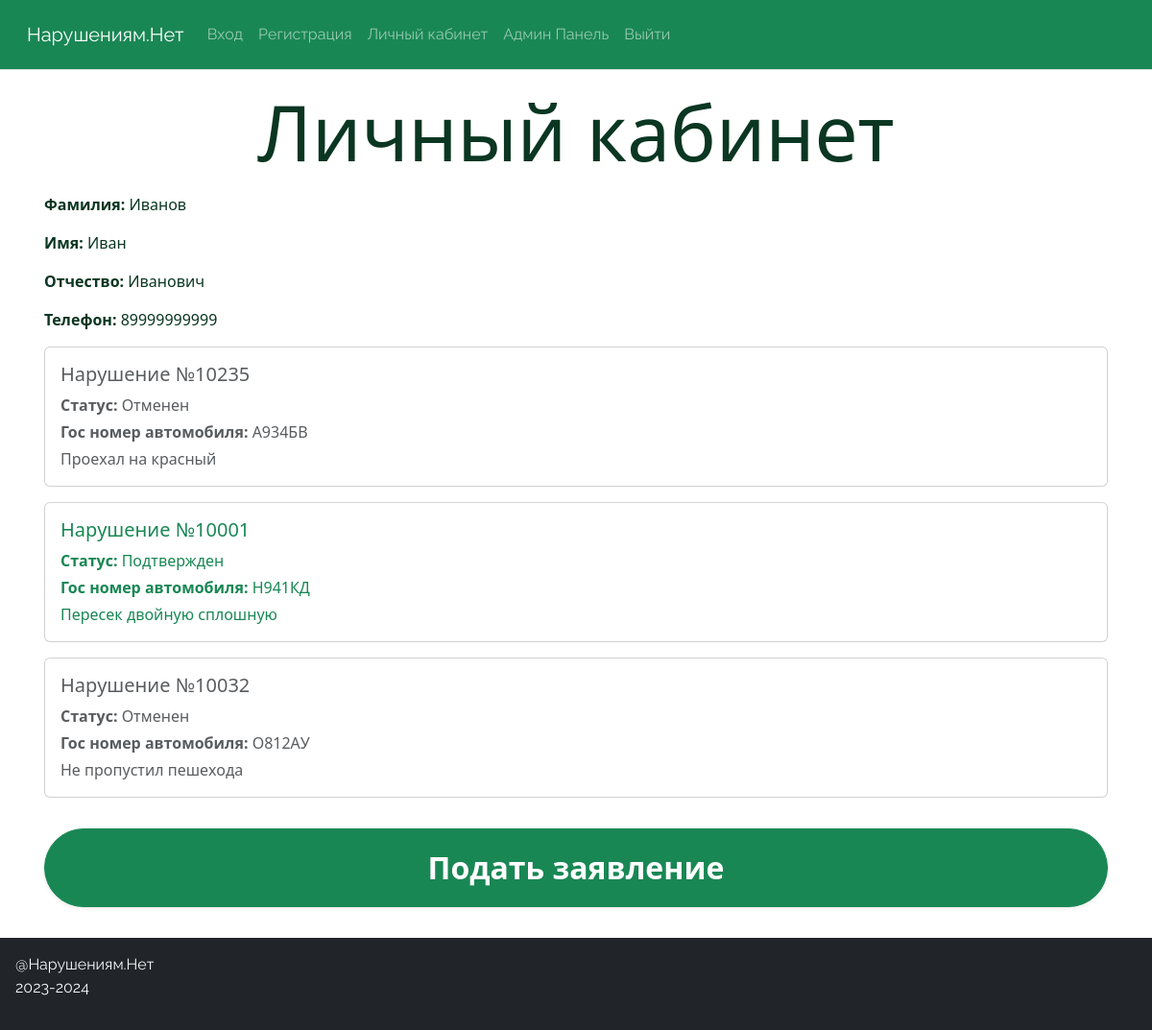
The page /profile/index.php on the database its author committed.
### tables this page shows
CREATE TABLE `user` (
  `user_id` int(11) NOT NULL,
  `surname` varchar(100) NOT NULL,
  `name` varchar(100) NOT NULL,
  `patronymic` varchar(100) NOT NULL,
  `login` varchar(100) NOT NULL,
  `email` varchar(150) NOT NULL,
  `phone` varchar(12) NOT NULL,
  `password` varchar(50) NOT NULL,
  `role` varchar(100) NOT NULL
);

CREATE TABLE `application` (
  `application_id` int(11) NOT NULL,
  `user_id` int(11) NOT NULL,
  `number` int(11) NOT NULL,
  `status` varchar(20) NOT NULL,
  `number_car` varchar(10) NOT NULL,
  `message` text NOT NULL
);

### function/function.php (the view, shortened to what this page needs)
<?php
    include("connect.php");
    function fnGetProfile(){
        global $connect;
        $sql = sprintf("SELECT `surname`, `name`, `patronymic`, `phone` FROM `user` WHERE `user_id` = '%s'", "1");
        if(!$result = $connect->query($sql)){
            echo "Ошибка получения данны:";
        }
        $row = $result->fetch_assoc();
        $data = sprintf('<p><span class="fw-semibold">Фамилия:</span> %s</p>
                <p><span class="fw-semibold">Имя:</span> %s</p>
                <p><span class="fw-semibold">Отчество:</span> %s</p>
                <p><span class="fw-semibold">Телефон:</span> %s</p>',
                $row["surname"], $row["name"], $row["patronymic"], $row["phone"]);
        return $data;
    }
    function fnGetCardProfile(){
        global $connect;
        $data = '<div class="cards">';
        $sql = sprintf("SELECT `number`, `number_car`, `message`, `status` FROM `application` INNER JOIN `user` ON `application`.`user_id` =  `user`.`user_id` WHERE `application`.`user_id` = '%s'", "1");
        if(!$result = $connect->query($sql)){
            echo "Ошибка получения данны:";
        }
        while($row = $result->fetch_assoc()){
            if($row['status'] == 'Отменен'){
                $data .= sprintf('<div class="card w-100 mb-3 mt-3 text-muted">
                                <div class="card-body">
                                    <h5 class="card-title">Нарушение №%s</h5>
                                    <p class="mb-1"><span class="fw-semibold">Статус:</span> %s</p>
                                    <p class="mb-1"><span class="fw-semibold">Гос номер автомобиля:</span> %s</p>
                                    <p class="card-text">%s</p>
                                </div>
                            </div>', $row['number'], $row['status'], $row['number_car'], $row['message']);
            }elseif($row['status'] == 'Подтвержден'){
                $data .= sprintf('<div class="card w-100 mb-3 mt-3 text-success">
                                <div class="card-body">
                                    <h5 class="card-title">Нарушение №%s</h5>
                                    <p class="mb-1"><span class="fw-semibold">Статус:</span> %s</p>
                                    <p class="mb-1"><span class="fw-semibold">Гос номер автомобиля:</span> %s</p>
                                    <p class="card-text">%s</p>
                                </div>
                            </div>', $row['number'], $row['status'], $row['number_car'], $row['message']);
            }
        }
        $data .= "</div>";
        return $data;
    }
?>

### assets/style/style.css (style rules this page uses)
p { text-wrap: balance; }

### rows shown on the page
user: surname "Иванов", name "Иван", patronymic "Иванович", phone "89999999999"
application: number "10235", status "Отменен", number_car "А934БВ", message "Проехал на красный"
application: number "10001", status "Подтвержден", number_car "Н941КД", message "Пересек двойную сплошную"
application: number "10032", status "Отменен", number_car "О812АУ", message "Не пропустил пешехода"
